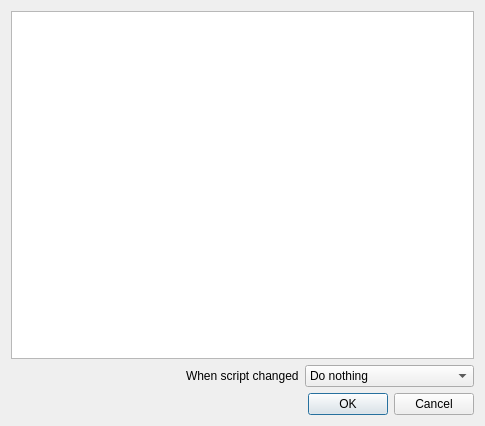
<?xml version="1.0" encoding="UTF-8"?>
<ui version="4.0">
 <class>UIScriptManager</class>
 <widget class="QDialog" name="UIScriptManager">
  <property name="geometry">
   <rect>
    <x>0</x>
    <y>0</y>
    <width>485</width>
    <height>426</height>
   </rect>
  </property>
  <property name="windowTitle">
   <string notr="true"/>
  </property>
  <layout class="QGridLayout" name="gridLayout">
   <item row="1" column="2">
    <widget class="QComboBox" name="comboBox">
     <item>
      <property name="text">
       <string>Do nothing</string>
      </property>
     </item>
     <item>
      <property name="text">
       <string>Ask user</string>
      </property>
     </item>
     <item>
      <property name="text">
       <string>Reload it</string>
      </property>
     </item>
    </widget>
   </item>
   <item row="1" column="1">
    <widget class="QLabel" name="label">
     <property name="text">
      <string>When script changed</string>
     </property>
    </widget>
   </item>
   <item row="2" column="2">
    <widget class="QDialogButtonBox" name="buttonBox">
     <property name="orientation">
      <enum>Qt::Horizontal</enum>
     </property>
     <property name="standardButtons">
      <set>QDialogButtonBox::Cancel|QDialogButtonBox::Ok</set>
     </property>
    </widget>
   </item>
   <item row="1" column="0">
    <spacer name="horizontalSpacer">
     <property name="orientation">
      <enum>Qt::Horizontal</enum>
     </property>
     <property name="sizeHint" stdset="0">
      <size>
       <width>40</width>
       <height>20</height>
      </size>
     </property>
    </spacer>
   </item>
   <item row="0" column="0" colspan="3">
    <widget class="QTreeView" name="treeView">
     <property name="editTriggers">
      <set>QAbstractItemView::DoubleClicked</set>
     </property>
     <property name="tabKeyNavigation">
      <bool>true</bool>
     </property>
     <property name="alternatingRowColors">
      <bool>true</bool>
     </property>
     <property name="rootIsDecorated">
      <bool>false</bool>
     </property>
     <property name="itemsExpandable">
      <bool>false</bool>
     </property>
     <property name="animated">
      <bool>true</bool>
     </property>
     <property name="headerHidden">
      <bool>true</bool>
     </property>
    </widget>
   </item>
  </layout>
 </widget>
 <resources/>
 <connections>
  <connection>
   <sender>buttonBox</sender>
   <signal>accepted()</signal>
   <receiver>UIScriptManager</receiver>
   <slot>accept()</slot>
   <hints>
    <hint type="sourcelabel">
     <x>248</x>
     <y>254</y>
    </hint>
    <hint type="destinationlabel">
     <x>157</x>
     <y>274</y>
    </hint>
   </hints>
  </connection>
  <connection>
   <sender>buttonBox</sender>
   <signal>rejected()</signal>
   <receiver>UIScriptManager</receiver>
   <slot>reject()</slot>
   <hints>
    <hint type="sourcelabel">
     <x>316</x>
     <y>260</y>
    </hint>
    <hint type="destinationlabel">
     <x>286</x>
     <y>274</y>
    </hint>
   </hints>
  </connection>
 </connections>
</ui>
